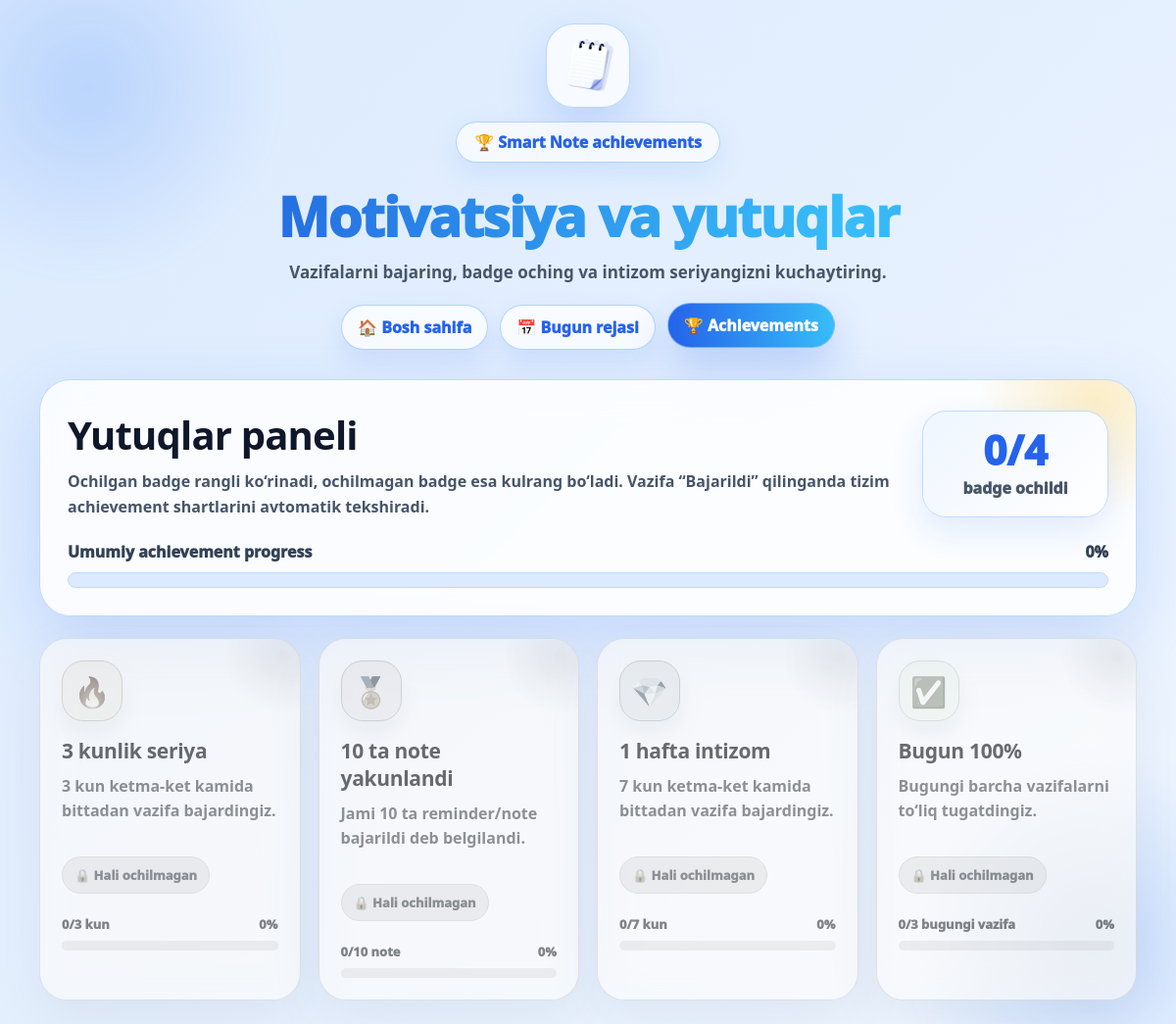
Page /achievements/ on the committed database.
### app/models.py (models this page shows, shortened)
class Achievement(models.Model):
    ACHIEVEMENT_CHOICES = [
        ('streak_3_days', '3 kun ketma-ket vazifa bajardi'),
        ('completed_10_notes', '10 ta note yakunlandi'),
        ('week_discipline', '1 hafta intizomli ishladi'),
        ('today_all_done', 'Bugungi barcha vazifalarni tugatdi'),
    ]
    code = models.CharField(max_length=60, unique=True, choices=ACHIEVEMENT_CHOICES)
    title = models.CharField(max_length=120)
    description = models.TextField(blank=True)
    icon = models.CharField(max_length=20, default='🏆')
    color = models.CharField(max_length=30, default='blue')
    unlocked = models.BooleanField(default=False)
    unlocked_at = models.DateTimeField(blank=True, null=True)
    created_at = models.DateTimeField(auto_now_add=True)
    class Meta:
        ordering = ('id',)
    @property
    def color_class(self):
        return f'achievement-{self.color}'

### app/views.py (the view)
# urls.py: path('achievements/', achievements_page, name='achievements'),
def achievements_page(request):
    return render(request, 'achievements.html', {
        'achievements_data': get_achievements_data(),
    })

### app/achievements.py (called while the page is built, shortened)
def _safe_achievement_query(func, default=None):
    try:
        return func()
    except (OperationalError, ProgrammingError):
        return default

def ensure_achievement_rows():
    achievements = []
    for code, meta in ACHIEVEMENT_DEFINITIONS.items():
        achievement, created = Achievement.objects.get_or_create(
            code=code,
            defaults={
                'title': meta['title'],
                'description': meta['description'],
                'icon': meta['icon'],
                'color': meta['color'],
            }
        )
        changed = False
        for field in ('title', 'description', 'icon', 'color'):
            value = meta[field]
            if getattr(achievement, field) != value:
                setattr(achievement, field, value)
                changed = True
        if changed:
            achievement.save(update_fields=['title', 'description', 'icon', 'color'])
        achievements.append(achievement)
    return achievements

def completed_dates_set():
    dates = set()
    for value in Note.objects.filter(completed=True, completed_at__isnull=False).values_list('completed_at', flat=True):
        dates.add(timezone.localtime(value).date())
    return dates

def longest_completion_streak(dates=None):
    dates = sorted(dates or completed_dates_set())
    if not dates:
        return 0

def current_completion_streak(dates=None):
    dates = dates or completed_dates_set()
    if not dates:
        return 0

def get_today_note_counts():
    now = timezone.localtime(timezone.now())
    start = now.replace(hour=0, minute=0, second=0, microsecond=0)
    end = start + timedelta(days=1)
    today_qs = Note.objects.filter(remind_at__gte=start, remind_at__lt=end)
    total = today_qs.count()
    completed = today_qs.filter(completed=True).count()
    return total, completed

### app/templates/achievements.html (shortened to what this page needs)
{% load static %}
<!DOCTYPE html>
<html lang="uz">
<head>
</head>
<body>
<div class="container">
    <header class="header">
        <div class="logo-wrap">
            <img src="{% static 'image/note-avatar.png' %}" alt="Smart Note">
        </div>
        <div class="header-badge">🏆 Smart Note achievements</div>
        <h1>Motivatsiya va yutuqlar</h1>
        <p>Vazifalarni bajaring, badge oching va intizom seriyangizni kuchaytiring.</p>
        <nav class="main-nav" aria-label="Asosiy navigatsiya">
            <a href="{% url 'home' %}" class="nav-link">🏠 Bosh sahifa</a>
            <a href="{% url 'today_plan' %}" class="nav-link">📅 Bugun rejasi</a>
            <a href="{% url 'achievements' %}" class="nav-link active">🏆 Achievements</a>
        </nav>
    </header>
    <main>
        <section class="hero-card">
            <div class="hero-top">
                <div class="hero-title">
                    <h2>Yutuqlar paneli</h2>
                    <p>Ochilgan badge rangli ko‘rinadi, ochilmagan badge esa kulrang bo‘ladi. Vazifa “Bajarildi” qilinganda tizim achievement shartlarini avtomatik tekshiradi.</p>
                </div>
                <div class="hero-score">
                    <div class="score-number">{{ achievements_data.unlocked_count }}/{{ achievements_data.total_count }}</div>
                    <div class="score-label">badge ochildi</div>
                </div>
            </div>
            <div class="progress-wrap">
                <div class="progress-head">
                    <span>Umumiy achievement progress</span>
                    <span>{{ achievements_data.progress_percent }}%</span>
                </div>
                <div class="progress-bar">
                </div>
            </div>
        </section>
        {% if achievements_data.is_empty %}
            <div class="empty-state">
                <div class="empty-icon">🏆</div>
                <h3>Achievementlar hali tayyor emas</h3>
                <p>Migrationni ishga tushiring: <b>python manage.py migrate</b></p>
            </div>
        {% else %}
            <section class="badges-grid">
                {% for badge in achievements_data.achievements %}
                    <article class="achievement-card {{ badge.color_class }} {% if not badge.unlocked %}locked{% endif %}">
                        <div class="achievement-icon">{{ badge.icon }}</div>
                        <h3>{{ badge.title }}</h3>
                        <p>{{ badge.description }}</p>
                        {% if badge.unlocked %}
                            <div class="badge-state unlocked">✅ Ochilgan</div>
                        {% else %}
                            <div class="badge-state locked">🔒 Hali ochilmagan</div>
                        {% endif %}
                        <div class="mini-progress">
                            <div class="mini-progress-label">
                                <span>{{ badge.progress_label }}</span>
                                <span>{{ badge.progress_percent }}%</span>
                            </div>
                            <div class="mini-progress-track">
                            </div>
                        </div>
                    </article>
                {% endfor %}
            </section>
        {% endif %}
    </main>
</div>
</body>
</html>

### rows in the picture
Achievement: title "3 kunlik seriya", description "3 kun ketma-ket kamida bittadan vazifa bajardingiz."
Achievement: title "10 ta note yakunlandi", description "Jami 10 ta reminder/note bajarildi deb belgilandi."
Achievement: title "1 hafta intizom", description "7 kun ketma-ket kamida bittadan vazifa bajardingiz."
Achievement: title "Bugun 100%", description "Bugungi barcha vazifalarni to‘liq tugatdingiz."

### other values in the picture
{{ achievements_data.unlocked_count }} "0"
{{ achievements_data.total_count }} "4"
{{ achievements_data.progress_percent }} "0"
{{ badge.icon }} "🔥" "🏅" "💎" "✅"
{{ badge.progress_label }} "0/3 kun" "0/10 note" "0/7 kun" "0/3 bugungi vazifa"
{{ badge.progress_percent }} "0" "0" "0" "0"
